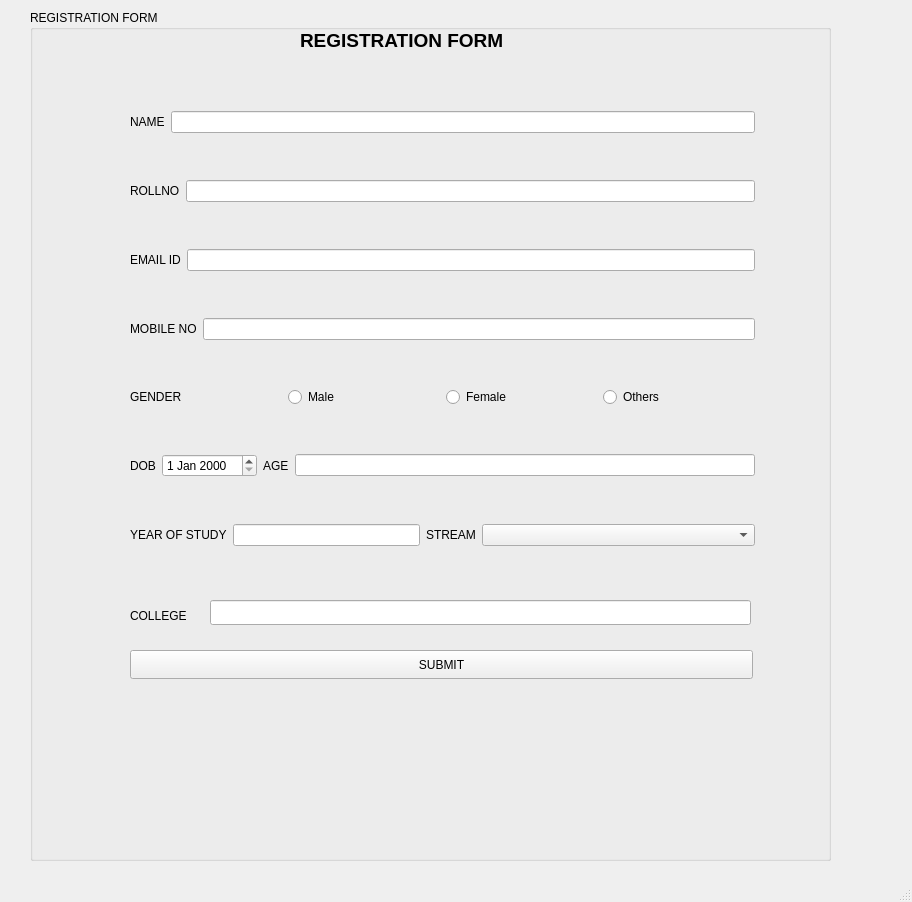
<?xml version="1.0" encoding="UTF-8"?>
<ui version="4.0">
 <class>MainWindow</class>
 <widget class="QMainWindow" name="MainWindow">
  <property name="geometry">
   <rect>
    <x>0</x>
    <y>0</y>
    <width>912</width>
    <height>902</height>
   </rect>
  </property>
  <property name="windowTitle">
   <string>MainWindow</string>
  </property>
  <widget class="QWidget" name="centralwidget">
   <widget class="QGroupBox" name="groupBox">
    <property name="geometry">
     <rect>
      <x>30</x>
      <y>10</y>
      <width>801</width>
      <height>851</height>
     </rect>
    </property>
    <property name="palette">
     <palette>
      <active>
       <colorrole role="Highlight">
        <brush brushstyle="SolidPattern">
         <color alpha="255">
          <red>85</red>
          <green>255</green>
          <blue>255</blue>
         </color>
        </brush>
       </colorrole>
      </active>
      <inactive>
       <colorrole role="Highlight">
        <brush brushstyle="SolidPattern">
         <color alpha="255">
          <red>240</red>
          <green>240</green>
          <blue>240</blue>
         </color>
        </brush>
       </colorrole>
      </inactive>
      <disabled>
       <colorrole role="Highlight">
        <brush brushstyle="SolidPattern">
         <color alpha="255">
          <red>0</red>
          <green>120</green>
          <blue>215</blue>
         </color>
        </brush>
       </colorrole>
      </disabled>
     </palette>
    </property>
    <property name="title">
     <string>REGISTRATION FORM</string>
    </property>
    <widget class="QLabel" name="label_21">
     <property name="geometry">
      <rect>
       <x>270</x>
       <y>20</y>
       <width>291</width>
       <height>21</height>
      </rect>
     </property>
     <property name="font">
      <font>
       <pointsize>14</pointsize>
       <bold>true</bold>
      </font>
     </property>
     <property name="text">
      <string>REGISTRATION FORM</string>
     </property>
    </widget>
    <widget class="QLabel" name="label_22">
     <property name="geometry">
      <rect>
       <x>406</x>
       <y>670</y>
       <width>63</width>
       <height>20</height>
      </rect>
     </property>
     <property name="text">
      <string/>
     </property>
    </widget>
    <widget class="QLabel" name="label_12">
     <property name="geometry">
      <rect>
       <x>100</x>
       <y>580</y>
       <width>60</width>
       <height>52</height>
      </rect>
     </property>
     <property name="text">
      <string>COLLEGE</string>
     </property>
    </widget>
    <widget class="QLineEdit" name="lineEdit_college">
     <property name="geometry">
      <rect>
       <x>180</x>
       <y>590</y>
       <width>541</width>
       <height>25</height>
      </rect>
     </property>
    </widget>
    <widget class="QPushButton" name="SUBMIT">
     <property name="geometry">
      <rect>
       <x>100</x>
       <y>640</y>
       <width>623</width>
       <height>29</height>
      </rect>
     </property>
     <property name="text">
      <string>SUBMIT</string>
     </property>
    </widget>
    <widget class="QWidget" name="layoutWidget">
     <property name="geometry">
      <rect>
       <x>100</x>
       <y>60</y>
       <width>625</width>
       <height>521</height>
      </rect>
     </property>
     <layout class="QVBoxLayout" name="verticalLayout">
      <item>
       <layout class="QHBoxLayout" name="horizontalLayout_12">
        <item>
         <widget class="QLabel" name="label_11">
          <property name="text">
           <string>NAME</string>
          </property>
         </widget>
        </item>
        <item>
         <widget class="QLineEdit" name="lineEdit_name"/>
        </item>
       </layout>
      </item>
      <item>
       <layout class="QHBoxLayout" name="horizontalLayout_2">
        <item>
         <widget class="QLabel" name="label_2">
          <property name="text">
           <string>ROLLNO</string>
          </property>
         </widget>
        </item>
        <item>
         <widget class="QLineEdit" name="lineEdit_rollno"/>
        </item>
       </layout>
      </item>
      <item>
       <layout class="QHBoxLayout" name="horizontalLayout_4">
        <item>
         <widget class="QLabel" name="label_4">
          <property name="text">
           <string>EMAIL ID</string>
          </property>
         </widget>
        </item>
        <item>
         <widget class="QLineEdit" name="lineEdit_email"/>
        </item>
       </layout>
      </item>
      <item>
       <layout class="QHBoxLayout" name="horizontalLayout_9">
        <item>
         <widget class="QLabel" name="label_9">
          <property name="text">
           <string>MOBILE NO</string>
          </property>
         </widget>
        </item>
        <item>
         <widget class="QLineEdit" name="lineEdit_mobileno"/>
        </item>
       </layout>
      </item>
      <item>
       <layout class="QHBoxLayout" name="horizontalLayout_8">
        <item>
         <widget class="QLabel" name="label_8">
          <property name="text">
           <string>GENDER</string>
          </property>
         </widget>
        </item>
        <item>
         <widget class="QRadioButton" name="radioButton">
          <property name="text">
           <string>Male</string>
          </property>
         </widget>
        </item>
        <item>
         <widget class="QRadioButton" name="radioButton_2">
          <property name="text">
           <string>Female</string>
          </property>
         </widget>
        </item>
        <item>
         <widget class="QRadioButton" name="radioButton_3">
          <property name="text">
           <string>Others</string>
          </property>
         </widget>
        </item>
       </layout>
      </item>
      <item>
       <layout class="QHBoxLayout" name="horizontalLayout_11">
        <item>
         <layout class="QHBoxLayout" name="horizontalLayout">
          <item>
           <widget class="QLabel" name="label">
            <property name="text">
             <string>DOB</string>
            </property>
           </widget>
          </item>
          <item>
           <widget class="QDateEdit" name="dateEdit"/>
          </item>
         </layout>
        </item>
        <item>
         <layout class="QHBoxLayout" name="horizontalLayout_10">
          <item>
           <widget class="QLabel" name="label_10">
            <property name="text">
             <string>AGE</string>
            </property>
           </widget>
          </item>
          <item>
           <widget class="QLineEdit" name="lineEdit_age"/>
          </item>
         </layout>
        </item>
       </layout>
      </item>
      <item>
       <layout class="QHBoxLayout" name="horizontalLayout_6">
        <item>
         <widget class="QLabel" name="label_6">
          <property name="text">
           <string>YEAR OF STUDY</string>
          </property>
         </widget>
        </item>
        <item>
         <widget class="QLineEdit" name="lineEdit_yos"/>
        </item>
        <item>
         <widget class="QLabel" name="label_23">
          <property name="text">
           <string>STREAM</string>
          </property>
         </widget>
        </item>
        <item>
         <widget class="QComboBox" name="comboBox">
          <property name="enabled">
           <bool>true</bool>
          </property>
          <property name="maximumSize">
           <size>
            <width>16777215</width>
            <height>16777215</height>
           </size>
          </property>
          <item>
           <property name="text">
            <string/>
           </property>
          </item>
          <item>
           <property name="text">
            <string>Computer Science</string>
           </property>
          </item>
          <item>
           <property name="text">
            <string>Electronics and Communication Engineering </string>
           </property>
          </item>
          <item>
           <property name="text">
            <string>Electrical and Electronics Engineering</string>
           </property>
          </item>
          <item>
           <property name="text">
            <string>Civil Engineering</string>
           </property>
          </item>
          <item>
           <property name="text">
            <string>Mechanical Engineering</string>
           </property>
          </item>
          <item>
           <property name="text">
            <string>Information Technology</string>
           </property>
          </item>
         </widget>
        </item>
       </layout>
      </item>
     </layout>
    </widget>
   </widget>
  </widget>
  <widget class="QMenuBar" name="menubar">
   <property name="geometry">
    <rect>
     <x>0</x>
     <y>0</y>
     <width>912</width>
     <height>26</height>
    </rect>
   </property>
  </widget>
  <widget class="QStatusBar" name="statusbar"/>
 </widget>
 <resources/>
 <connections/>
</ui>
